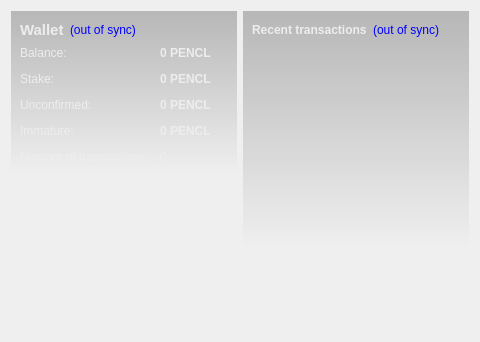
<?xml version="1.0" encoding="UTF-8"?>
<ui version="4.0">
 <class>OverviewPage</class>
 <widget class="QWidget" name="OverviewPage">
  <property name="geometry">
   <rect>
    <x>0</x>
    <y>0</y>
    <width>480</width>
    <height>342</height>
   </rect>
  </property>
  <property name="windowTitle">
   <string>Form</string>
  </property>
  <property name="styleSheet">
   <string notr="true">#OverviewPage { color: #ededed; }</string>
  </property>
  <layout class="QHBoxLayout" name="horizontalLayout" stretch="1,1">
   <item>
    <layout class="QVBoxLayout" name="verticalLayout_2">
     <item>
      <widget class="QFrame" name="frame">
       <property name="styleSheet">
        <string notr="true">#frame { background-color: qlineargradient(spread:pad, x1:0, y1:0, x2:0, y2:1, stop:0 rgba(0,0,0,60), stop:1.0 rgba(0,0,0,0)); }</string>
       </property>
       <layout class="QVBoxLayout" name="verticalLayout_4">
        <item>
         <layout class="QHBoxLayout" name="horizontalLayout_4">
          <item>
           <widget class="QLabel" name="label_5">
            <property name="font">
             <font>
              <pointsize>11</pointsize>
              <weight>75</weight>
              <bold>true</bold>
             </font>
            </property>
            <property name="styleSheet">
             <string notr="true">color: #ededed;</string>
            </property>
            <property name="text">
             <string>Wallet</string>
            </property>
           </widget>
          </item>
          <item>
           <widget class="QLabel" name="labelWalletStatus">
            <property name="toolTip">
             <string>The displayed information may be out of date. Your wallet automatically synchronizes with the PencilCoin network after a connection is established, but this process has not completed yet.</string>
            </property>
            <property name="styleSheet">
             <string notr="true">QLabel { color: blue; }</string>
            </property>
            <property name="text">
             <string notr="true">(out of sync)</string>
            </property>
            <property name="alignment">
             <set>Qt::AlignLeading|Qt::AlignLeft|Qt::AlignVCenter</set>
            </property>
           </widget>
          </item>
          <item>
           <spacer name="horizontalSpacer_2">
            <property name="orientation">
             <enum>Qt::Horizontal</enum>
            </property>
            <property name="sizeHint" stdset="0">
             <size>
              <width>40</width>
              <height>20</height>
             </size>
            </property>
           </spacer>
          </item>
         </layout>
        </item>
        <item>
         <layout class="QFormLayout" name="formLayout_2">
          <property name="fieldGrowthPolicy">
           <enum>QFormLayout::AllNonFixedFieldsGrow</enum>
          </property>
          <property name="horizontalSpacing">
           <number>12</number>
          </property>
          <property name="verticalSpacing">
           <number>12</number>
          </property>
          <item row="0" column="0">
           <widget class="QLabel" name="label">
            <property name="styleSheet">
             <string notr="true">color: #ededed;</string>
            </property>
            <property name="text">
             <string>Balance:</string>
            </property>
           </widget>
          </item>
          <item row="0" column="1">
           <widget class="QLabel" name="labelBalance">
            <property name="font">
             <font>
              <weight>75</weight>
              <bold>true</bold>
             </font>
            </property>
            <property name="cursor">
             <cursorShape>IBeamCursor</cursorShape>
            </property>
            <property name="toolTip">
             <string>Your current balance</string>
            </property>
            <property name="styleSheet">
             <string notr="true">color: #ededed;</string>
            </property>
            <property name="text">
             <string notr="true">0 PENCL</string>
            </property>
            <property name="textInteractionFlags">
             <set>Qt::LinksAccessibleByMouse|Qt::TextSelectableByKeyboard|Qt::TextSelectableByMouse</set>
            </property>
           </widget>
          </item>
          <item row="1" column="0">
           <widget class="QLabel" name="label_6">
            <property name="styleSheet">
             <string notr="true">color: #ededed;</string>
            </property>
            <property name="text">
             <string>Stake:</string>
            </property>
           </widget>
          </item>
          <item row="1" column="1">
           <widget class="QLabel" name="labelStake">
            <property name="font">
             <font>
              <weight>75</weight>
              <bold>true</bold>
             </font>
            </property>
            <property name="cursor">
             <cursorShape>IBeamCursor</cursorShape>
            </property>
            <property name="toolTip">
             <string>Total of coins that was staked, and do not yet count toward the current balance</string>
            </property>
            <property name="styleSheet">
             <string notr="true">color: #ededed;</string>
            </property>
            <property name="text">
             <string notr="true">0 PENCL</string>
            </property>
            <property name="textInteractionFlags">
             <set>Qt::LinksAccessibleByMouse|Qt::TextSelectableByKeyboard|Qt::TextSelectableByMouse</set>
            </property>
           </widget>
          </item>
          <item row="2" column="0">
           <widget class="QLabel" name="label_3">
            <property name="styleSheet">
             <string notr="true">color: #ededed;</string>
            </property>
            <property name="text">
             <string>Unconfirmed:</string>
            </property>
           </widget>
          </item>
          <item row="2" column="1">
           <widget class="QLabel" name="labelUnconfirmed">
            <property name="font">
             <font>
              <weight>75</weight>
              <bold>true</bold>
             </font>
            </property>
            <property name="cursor">
             <cursorShape>IBeamCursor</cursorShape>
            </property>
            <property name="toolTip">
             <string>Total of transactions that have yet to be confirmed, and do not yet count toward the current balance</string>
            </property>
            <property name="styleSheet">
             <string notr="true">color: #ededed;</string>
            </property>
            <property name="text">
             <string notr="true">0 PENCL</string>
            </property>
            <property name="textInteractionFlags">
             <set>Qt::LinksAccessibleByMouse|Qt::TextSelectableByKeyboard|Qt::TextSelectableByMouse</set>
            </property>
           </widget>
          </item>
          <item row="3" column="0">
           <widget class="QLabel" name="labelImmatureText">
            <property name="styleSheet">
             <string notr="true">color: #ededed;</string>
            </property>
            <property name="text">
             <string>Immature:</string>
            </property>
           </widget>
          </item>
          <item row="3" column="1">
           <widget class="QLabel" name="labelImmature">
            <property name="font">
             <font>
              <weight>75</weight>
              <bold>true</bold>
             </font>
            </property>
            <property name="toolTip">
             <string>Mined balance that has not yet matured</string>
            </property>
            <property name="styleSheet">
             <string notr="true">color: #ededed;</string>
            </property>
            <property name="text">
             <string notr="true">0 PENCL</string>
            </property>
            <property name="textInteractionFlags">
             <set>Qt::LinksAccessibleByMouse|Qt::TextSelectableByKeyboard|Qt::TextSelectableByMouse</set>
            </property>
           </widget>
          </item>
          <item row="4" column="0">
           <widget class="QLabel" name="label_2">
            <property name="styleSheet">
             <string notr="true">color: #ededed;</string>
            </property>
            <property name="text">
             <string>Number of transactions:</string>
            </property>
           </widget>
          </item>
          <item row="4" column="1">
           <widget class="QLabel" name="labelNumTransactions">
            <property name="toolTip">
             <string>Total number of transactions in wallet</string>
            </property>
            <property name="styleSheet">
             <string notr="true">color: #ededed;</string>
            </property>
            <property name="text">
             <string notr="true">0</string>
            </property>
           </widget>
          </item>
         </layout>
        </item>
       </layout>
      </widget>
     </item>
     <item>
      <spacer name="verticalSpacer">
       <property name="orientation">
        <enum>Qt::Vertical</enum>
       </property>
       <property name="sizeHint" stdset="0">
        <size>
         <width>20</width>
         <height>40</height>
        </size>
       </property>
      </spacer>
     </item>
     <item>
      <widget class="QLabel" name="label_6">
       <property name="text">
        <string/>
       </property>
       <property name="pixmap">
        <pixmap resource="../bitcoin.qrc">:/images/backg</pixmap>
       </property>
       <property name="scaledContents">
        <bool>false</bool>
       </property>
       <property name="alignment">
        <set>Qt::AlignCenter</set>
       </property>
       <property name="margin">
        <number>-2</number>
       </property>
      </widget>
     </item>
    </layout>
   </item>
   <item>
    <layout class="QVBoxLayout" name="verticalLayout_3">
     <item>
      <widget class="QFrame" name="frame_2">
       <property name="styleSheet">
        <string notr="true">#frame_2 { background-color: qlineargradient(spread:pad, x1:0, y1:0, x2:0, y2:1, stop:0 rgba(0,0,0,60), stop:1.0 rgba(0,0,0,0)); }</string>
       </property>
       <layout class="QVBoxLayout" name="verticalLayout">
        <item>
         <layout class="QHBoxLayout" name="horizontalLayout_2">
          <item>
           <widget class="QLabel" name="label_4">
            <property name="styleSheet">
             <string notr="true">color: #ededed;</string>
            </property>
            <property name="text">
             <string>&lt;b&gt;Recent transactions&lt;/b&gt;</string>
            </property>
           </widget>
          </item>
          <item>
           <widget class="QLabel" name="labelTransactionsStatus">
            <property name="toolTip">
             <string>The displayed information may be out of date. Your wallet automatically synchronizes with the PencilCoin network after a connection is established, but this process has not completed yet.</string>
            </property>
            <property name="styleSheet">
             <string notr="true">QLabel { color: blue; }</string>
            </property>
            <property name="text">
             <string notr="true">(out of sync)</string>
            </property>
            <property name="alignment">
             <set>Qt::AlignRight|Qt::AlignTrailing|Qt::AlignVCenter</set>
            </property>
           </widget>
          </item>
          <item>
           <spacer name="horizontalSpacer">
            <property name="orientation">
             <enum>Qt::Horizontal</enum>
            </property>
            <property name="sizeHint" stdset="0">
             <size>
              <width>40</width>
              <height>20</height>
             </size>
            </property>
           </spacer>
          </item>
         </layout>
        </item>
        <item>
         <widget class="QListView" name="listTransactions">
          <property name="styleSheet">
           <string notr="true">QListView { background: transparent; }</string>
          </property>
          <property name="frameShape">
           <enum>QFrame::NoFrame</enum>
          </property>
          <property name="verticalScrollBarPolicy">
           <enum>Qt::ScrollBarAlwaysOff</enum>
          </property>
          <property name="horizontalScrollBarPolicy">
           <enum>Qt::ScrollBarAlwaysOff</enum>
          </property>
          <property name="selectionMode">
           <enum>QAbstractItemView::NoSelection</enum>
          </property>
         </widget>
        </item>
       </layout>
      </widget>
     </item>
     <item>
      <spacer name="verticalSpacer_2">
       <property name="orientation">
        <enum>Qt::Vertical</enum>
       </property>
       <property name="sizeHint" stdset="0">
        <size>
         <width>20</width>
         <height>40</height>
        </size>
       </property>
      </spacer>
     </item>
    </layout>
   </item>
  </layout>
 </widget>
 <resources>
  <include location="../bitcoin.qrc"/>
 </resources>
 <connections/>
</ui>
